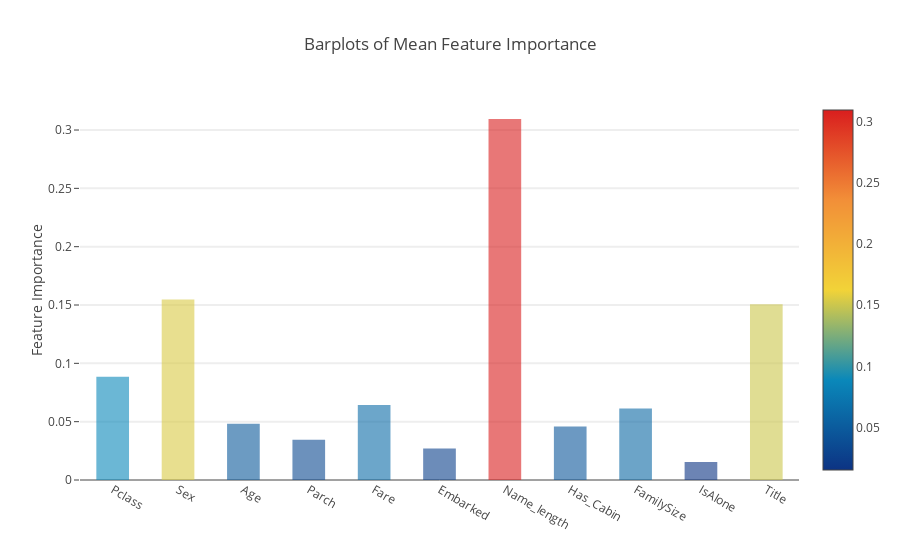

Source (notebook cell):
### Markdown cell above
### Plotly Barplot of Average Feature Importances

Having obtained the mean feature importance across all our classifiers, we can plot them into a Plotly bar plot as follows:

すべての分類器で平均的なフィーチャの重要度が得られたら、それらを次のようにPlotly棒グラフにプロットできます。

### Code cell
y = feature_dataframe['mean'].values
x = feature_dataframe['features'].values
data = [go.Bar(
            x= x,
             y= y,
            width = 0.5,
            marker=dict(
               color = feature_dataframe['mean'].values,
            colorscale='Portland',
            showscale=True,
            reversescale = False
            ),
            opacity=0.6
        )]

layout= go.Layout(
    autosize= True,
    title= 'Barplots of Mean Feature Importance',
    hovermode= 'closest',
#     xaxis= dict(
#         title= 'Pop',
#         ticklen= 5,
#         zeroline= False,
#         gridwidth= 2,
#     ),
    yaxis=dict(
        title= 'Feature Importance',
        ticklen= 5,
        gridwidth= 2
    ),
    showlegend= False
)
fig = go.Figure(data=data, layout=layout)
py.iplot(fig, filename='bar-direct-labels')

### Figure 1 — Plotly figure (JSON) as saved in the notebook; plotly's stock layout.template omitted (floating-point values rounded to 4 significant figures)
{"data": [{"marker": {"color": [0.0886, 0.1547, 0.04821, 0.03456, 0.06434, 0.02702, 0.3094, 0.04584, 0.06119, 0.01549, 0.1506], "colorscale": "Portland", "reversescale": false, "showscale": true}, "opacity": 0.6, "type": "bar", "width": 0.5, "x": ["Pclass", "Sex", "Age", "Parch", "Fare", "Embarked", "Name_length", "Has_Cabin", "FamilySize", "IsAlone", "Title"], "y": [0.0886, 0.1547, 0.04821, 0.03456, 0.06434, 0.02702, 0.3094, 0.04584, 0.06119, 0.01549, 0.1506]}], "layout": {"autosize": true, "hovermode": "closest", "showlegend": false, "title": "Barplots of Mean Feature Importance", "yaxis": {"gridwidth": 2, "ticklen": 5, "title": "Feature Importance"}}}
